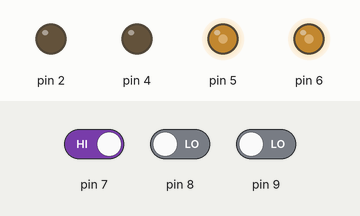
Recording of a sketch running on a simulated Arduino Uno, built with avr-gcc and run on an emulated ATmega328P. Shown: output pins drawn as LEDs (lit = HIGH). Inputs (shaded band) come from the test bench; at power-on: pin 8 LOW, pin 7 HIGH, pin 9 LOW.

Above: at 1.2 s.
1.3 s: pin 8 driven HIGH
At 2.4 s:
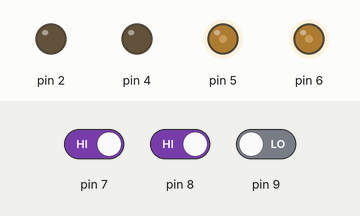
2.8 s: pin 7 driven LOW
At 3.5 s:
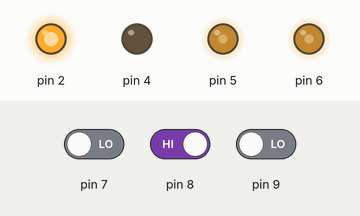
4.3 s: pin 9 driven HIGH
At 4.7 s:
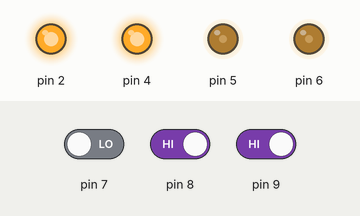
5.8 s: pin 7 driven HIGH
At 7.0 s:
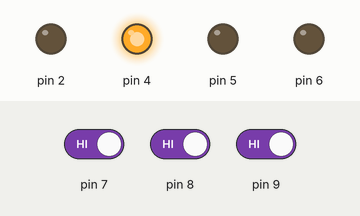
7.3 s: pin 9 driven LOW
At 8.1 s:
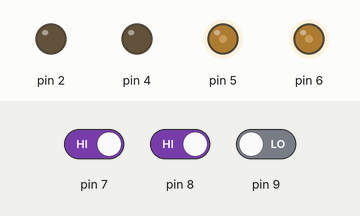
Timing chart, 0 to 9.8 s (numbered marks = the images above; inputs shaded):
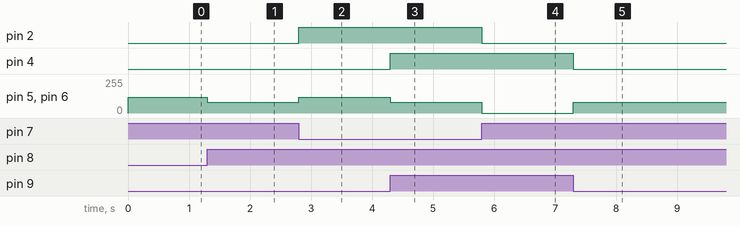

The sketch:

Test_2_Line_Tracking_Smart_Car.ino
```cpp
void Infrared_Tracing() {
  int Left_Tra_Value = 1;
  int Center_Tra_Value = 1;
  int Right_Tra_Value = 1;
  int Black = 1;
  Left_Tra_Value = digitalRead(7);
  Center_Tra_Value = digitalRead(8);
  Right_Tra_Value = digitalRead(9);
  if (Left_Tra_Value != Black && (Center_Tra_Value == Black && Right_Tra_Value != Black)) {
    digitalWrite(2,HIGH);
    analogWrite(5,120);
    digitalWrite(4,LOW);
    analogWrite(6,120);

  } else if (Left_Tra_Value == Black && (Center_Tra_Value == Black && Right_Tra_Value != Black)) {
    digitalWrite(2,LOW);
    analogWrite(5,80);
    digitalWrite(4,LOW);
    analogWrite(6,80);
  } else if (Left_Tra_Value == Black && (Center_Tra_Value != Black && Right_Tra_Value != Black)) {
    digitalWrite(2,LOW);
    analogWrite(5,120);
    digitalWrite(4,LOW);
    analogWrite(6,120);
  } else if (Left_Tra_Value != Black && (Center_Tra_Value != Black && Right_Tra_Value == Black)) {
    digitalWrite(2,HIGH);
    analogWrite(5,120);
    digitalWrite(4,HIGH);
    analogWrite(6,120);
  } else if (Left_Tra_Value != Black && (Center_Tra_Value == Black && Right_Tra_Value == Black)) {
    digitalWrite(2,HIGH);
    analogWrite(5,80);
    digitalWrite(4,HIGH);
    analogWrite(6,80);
  } else if (Left_Tra_Value == Black && (Center_Tra_Value == Black && Right_Tra_Value == Black)) {
    digitalWrite(2,LOW);
    analogWrite(5,0);
    digitalWrite(4,HIGH);
    analogWrite(6,0);
  }
}

void setup(){
  Serial.begin(9600);
  pinMode(7, INPUT);
  pinMode(8, INPUT);
  pinMode(9, INPUT);
  pinMode(2, OUTPUT);
  pinMode(5, OUTPUT);
  pinMode(4, OUTPUT);
  pinMode(6, OUTPUT);
}

void loop(){
  Infrared_Tracing();

}
```

Measured:
- after the input at 1.3 s, pin 5, pin 6: 120/255 → 80/255 at once
- after the input at 2.8 s, pin 2: LOW → HIGH at once; pin 5, pin 6: 80/255 → 120/255 at once
- after the input at 4.3 s, pin 4: LOW → HIGH at once; pin 5, pin 6: 120/255 → 80/255 at once
- after the input at 5.8 s, pin 2: HIGH → LOW at once; pin 5, pin 6: 80/255 → 0/255 at once
- after the input at 7.3 s, pin 4: HIGH → LOW at once; pin 5, pin 6: 0/255 → 80/255 at once
